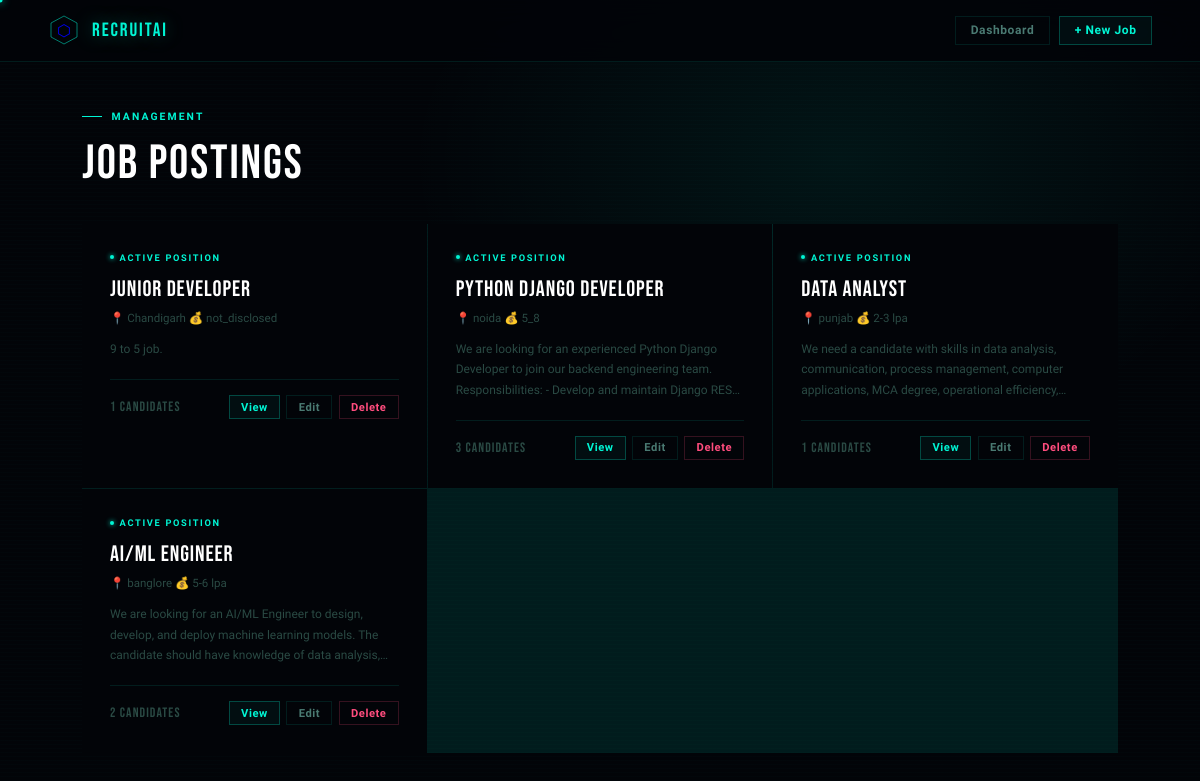
The app's page /jobs/ (signed in) with its own data.
### screener/models.py (models this page shows, shortened)
class JobPosting(models.Model):
    JOB_TYPE_CHOICES = [
        ('fulltime',   'Full Time'),
        ('parttime',   'Part Time'),
        ('internship', 'Internship'),
        ('remote',     'Remote'),
        ('hybrid',     'Hybrid'),
    ]
    EXPERIENCE_CHOICES = [
        ('any',      'Any / Not Required'),
        ('fresher',  'Fresher Only'),
        ('1',        '1+ Year'),
        ('2',        '2+ Years'),
        ('3',        '3+ Years'),
        ('5',        '5+ Years'),
        ('8',        '8+ Years'),
    ]
    EDUCATION_CHOICES = [
        ('any',      'Any Degree'),
        ('10th',     '10th Pass'),
        ('12th',     '12th Pass'),
        ('diploma',  'Diploma'),
        ('bca',      'BCA / B.Sc'),
        ('btech',    'B.Tech / B.E.'),
        ('mca',      'MCA / M.Sc'),
        ('mtech',    'M.Tech / M.E.'),
        ('mba',      'MBA'),
        ('phd',      'PhD'),
    ]
    SALARY_TYPE_CHOICES = [
        ('annual',  'Annual Package (LPA)'),
        ('monthly', 'Monthly Salary'),
        ('stipend', 'Stipend (Internship)'),
        ('undisclosed', 'Not Disclosed'),
    ]
    ANNUAL_SALARY_CHOICES = [
        ('not_disclosed', 'Not Disclosed'),
        ('below_3',       'Below 3 LPA'),
        ('3_5',           '3 - 5 LPA'),
        ('5_8',           '5 - 8 LPA'),
        ('8_12',          '8 - 12 LPA'),
        ('12_18',         '12 - 18 LPA'),
        ('18_25',         '18 - 25 LPA'),
        ('25_40',         '25 - 40 LPA'),
        ('40_plus',       '40 LPA+'),
    ]
    MONTHLY_SALARY_CHOICES = [
        ('not_disclosed', 'Not Disclosed'),
        ('below_15k',     'Below ₹15,000'),
        ('15_25k',        '₹15,000 - ₹25,000'),
        ('25_40k',        '₹25,000 - ₹40,000'),
        ('40_60k',        '₹40,000 - ₹60,000'),
        ('60_100k',       '₹60,000 - ₹1,00,000'),
        ('100k_plus',     '₹1,00,000+'),
    ]
    STIPEND_CHOICES = [
        ('unpaid',    'Unpaid / Certificate Only'),
        ('below_5k',  'Below ₹5,000/month'),
        ('5_10k',     '₹5,000 - ₹10,000/month'),
        ('10_15k',    '₹10,000 - ₹15,000/month'),
        ('15_20k',    '₹15,000 - ₹20,000/month'),
        ('20k_plus',  '₹20,000+/month'),
    ]
    title        = models.CharField(max_length=200)
    description  = models.TextField()
    created_by   = models.ForeignKey(User, on_delete=models.CASCADE, related_name='job_postings')
    created_at   = models.DateTimeField(default=timezone.now)
    is_active    = models.BooleanField(default=True)
    location     = models.CharField(max_length=200, blank=True)
    job_type         = models.CharField(max_length=20, choices=JOB_TYPE_CHOICES, default='fulltime')
    required_skills  = models.TextField(default='[]')   # JSON list
    optional_skills  = models.TextField(default='[]')   # JSON list
    min_experience   = models.CharField(max_length=20, choices=EXPERIENCE_CHOICES, default='any')
    min_education    = models.CharField(max_length=20, choices=EDUCATION_CHOICES, default='any')
    min_cgpa         = models.FloatField(default=0.0)   # 0.0 = no cutoff
    salary_type      = models.CharField(max_length=20, choices=SALARY_TYPE_CHOICES, default='undisclosed')
    salary_range     = models.CharField(max_length=50, default='not_disclosed')
    class Meta:
        ordering = ['-created_at']
    @property
    def candidate_count(self):
        return self.candidates.count()
    @property
    def required_skills_list(self):
        try:
            return json.loads(self.required_skills)
        except:
            return []
    @property
    def optional_skills_list(self):
        try:
            return json.loads(self.optional_skills)
        except:
            return []

### screener/views.py (the view)
# urls.py: path('jobs/', views.job_list, name='job_list'),
@hr_required
def job_list(request):
    jobs = JobPosting.objects.filter(created_by=request.user)
    return render(request, 'screener/job_list.html', {'jobs': jobs})

### screener/views.py (called while the page is built)
def hr_required(view_func):
    @wraps(view_func)
    def wrapper(request, *args, **kwargs):
        if not request.user.is_authenticated:
            return redirect('login')
        try:
            if request.user.userprofile.role != 'hr':
                return redirect('candidate_portal')
        except:
            return redirect('login')
        return view_func(request, *args, **kwargs)
    return wrapper

### templates/screener/job_list.html (shortened to what this page needs)
<!DOCTYPE html>
<html lang="en">
<head>
</head>
<body>
<nav>
  <a href="/dashboard/" class="nb"><div class="nh"><svg width="32" height="32" viewBox="0 0 32 32"><polygon points="16,2 29,9 29,23 16,30 3,23 3,9" fill="none" stroke="rgba(0,245,212,0.5)" stroke-width="1"/></svg><span class="ng">⬡</span></div><span class="nn">RecruitAI</span></a>
  <div class="nr">
    <a href="/dashboard/" class="btn">Dashboard</a>
    <a href="/jobs/new/" class="btn btn-p">+ New Job</a>
  </div>
</nav>
<div class="page">
  <div class="eyebrow">Management</div>
  <div class="page-title">Job Postings</div>
  {% if jobs %}
  <div class="grid">
    {% for job in jobs %}
    <div class="jc">
      <div class="jc-tag">Active Position</div>
      <div class="jc-title">{{ job.title }}</div>
      <div class="jc-meta">{% if job.location %}📍 {{ job.location }}  {% endif %}{% if job.salary_range %}💰 {{ job.salary_range }}{% endif %}</div>
      <div class="jc-desc">{{ job.description|truncatewords:25 }}</div>
      <div class="jc-foot">
        <div class="jc-cnt">{{ job.candidate_count }} CANDIDATES</div>
        <div class="actions">
          <a href="/dashboard/?job_id={{ job.id }}" class="btn btn-p btn" style="font-size:.7rem;padding:.3rem .7rem;">View</a>
          <a href="/jobs/{{ job.id }}/edit/" class="btn" style="font-size:.7rem;padding:.3rem .7rem;">Edit</a>
          <a href="/jobs/{{ job.id }}/delete/" class="btn btn-d" style="font-size:.7rem;padding:.3rem .7rem;">Delete</a>
        </div>
      </div>
    </div>
    {% endfor %}
  </div>
  {% else %}
  <div class="empty"><div class="ei">📭</div><div>No jobs yet.</div><a href="/jobs/new/" class="ecta"><span>+ Create First Job</span></a></div>
  {% endif %}
</div>
</body>
</html>

### templates/screener/job_list.html (style rules this page uses)
:root { --ink:#020408;--glow1:#00f5d4;--glow2:#00c9a7;--bio1:#7affde;--rose:#ff4d7e;--text:#d4f0ec;--dim:#4a7a72;--dimmer:#2a4a44;--border:rgba(0,245,212,0.1);--border2:rgba(0,245,212,0.25); }
*,*::before,*::after { box-sizing:border-box;margin:0;padding:0; }
body { background:var(--ink);color:var(--text);font-family:'Cabinet Grotesk',sans-serif;min-height:100vh;cursor:none; }
nav { position:sticky;top:0;z-index:50;background:rgba(2,4,8,.9);backdrop-filter:blur(16px);border-bottom:1px solid var(--border);padding:.9rem 3rem;display:flex;align-items:center;gap:1rem; }
.nb { display:flex;align-items:center;gap:.75rem;text-decoration:none; }
.nh { width:32px;height:32px;position:relative;display:flex;align-items:center;justify-content:center; }
.nh svg { position:absolute;inset:0;animation:spin 10s linear infinite; }
.ng { position:relative;z-index:1; }
.nn { font-family:'Bebas Neue',sans-serif;font-size:1.2rem;letter-spacing:.1em;color:var(--glow1);text-shadow:0 0 20px rgba(0,245,212,.4); }
.nr { margin-left:auto;display:flex;gap:.6rem; }
.btn { padding:.4rem .9rem;font-size:.75rem;font-weight:700;cursor:none;border:1px solid var(--border);text-decoration:none;color:var(--dim);background:transparent;transition:all .25s;font-family:'Cabinet Grotesk',sans-serif;letter-spacing:.05em; }
.btn-p { border-color:var(--border2);color:var(--glow1);background:rgba(0,245,212,.04); }
.btn-d { border-color:rgba(255,77,126,.2);color:var(--rose); }
.page { position:relative;z-index:5;max-width:1100px;margin:0 auto;padding:3rem 2rem; }
.eyebrow { font-size:.65rem;font-weight:700;color:var(--glow1);letter-spacing:.2em;text-transform:uppercase;margin-bottom:.75rem;display:flex;align-items:center;gap:.6rem; }
.eyebrow::before { content:'';width:20px;height:1px;background:var(--glow1); }
.page-title { font-family:'Bebas Neue',sans-serif;font-size:3rem;letter-spacing:.04em;color:#fff;margin-bottom:2rem; }
.grid { display:grid;grid-template-columns:repeat(auto-fill,minmax(320px,1fr));gap:1px;background:var(--border); }
.jc { background:var(--ink);padding:1.75rem;position:relative;overflow:hidden;transition:background .3s; }
.jc::before { content:'';position:absolute;top:0;left:0;right:0;height:2px;background:linear-gradient(90deg,transparent,var(--glow1),transparent);transform:scaleX(0);transition:transform .4s; }
.jc-tag { font-size:.58rem;font-weight:700;color:var(--glow1);letter-spacing:.18em;text-transform:uppercase;margin-bottom:.8rem;display:flex;align-items:center;gap:.35rem; }
.jc-tag::before { content:'';width:4px;height:4px;background:var(--glow1);border-radius:50%;box-shadow:0 0 5px var(--glow1); }
.jc-title { font-family:'Bebas Neue',sans-serif;font-size:1.4rem;letter-spacing:.04em;color:#fff;margin-bottom:.5rem; }
.jc-meta { font-size:.72rem;color:var(--dimmer);margin-bottom:.9rem; }
.jc-desc { font-size:.75rem;color:var(--dimmer);line-height:1.7;margin-bottom:1.25rem;display:-webkit-box;-webkit-line-clamp:3;-webkit-box-orient:vertical;overflow:hidden; }
.jc-foot { display:flex;align-items:center;justify-content:space-between;padding-top:.9rem;border-top:1px solid var(--border); }
.jc-cnt { font-family:'Bebas Neue',sans-serif;font-size:.85rem;letter-spacing:.08em;color:var(--dimmer); }
.actions { display:flex;gap:.4rem; }

### records on screen
JobPosting: title "Junior Developer", location "Chandigarh", salary_range "not_disclosed", description "9 to 5 job.", candidate_count "1"
JobPosting: title "Python Django Developer", location "noida", salary_range "5_8", description "We are looking for an experienced Python Django Developer to join our backend engineering team. Responsibilities: - Develop and maintain Django…", candidate_count "3"
JobPosting: title "data analyst", location "punjab", salary_range "2-3 lpa", description "We need a candidate with skills in data analysis, communication, process management, computer applications, MCA degree, operational…", candidate_count "1"
JobPosting: title "AI/ML Engineer", location "banglore", salary_range "5-6 lpa", description "We are looking for an AI/ML Engineer to design, develop, and deploy machine learning models. The candidate should have knowledge of data…", candidate_count "2"
